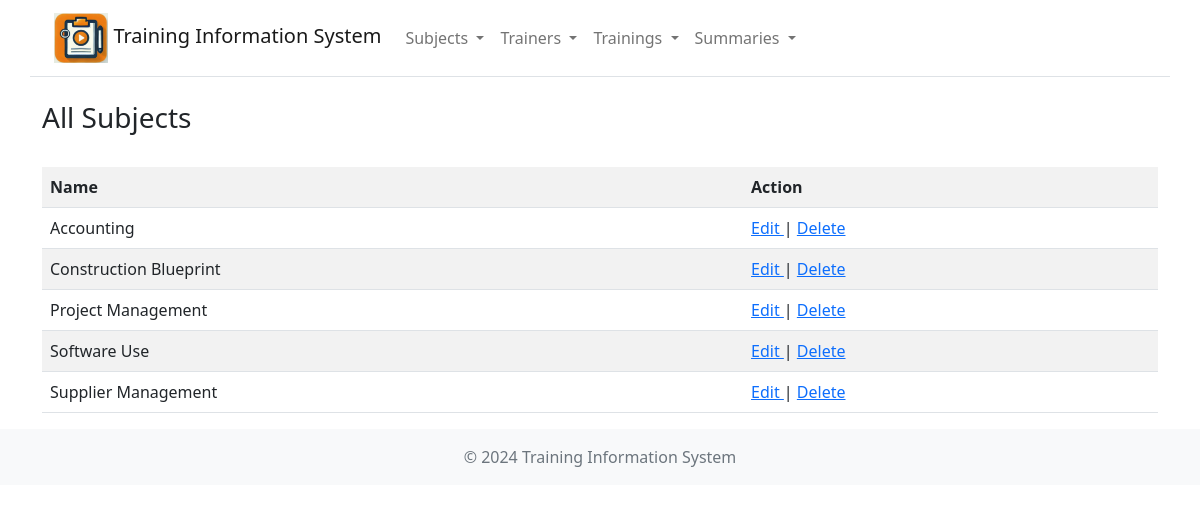
Page /subjects on the committed database.
### models.py (models this page shows)
class Subject(db.Model):
    __tablename__ = 'subject'
    subject_id = db.Column(db.Integer, primary_key=True)
    name = db.Column(db.String(90), nullable=False)
    trainings = db.relationship('Training', back_populates='subject')

### routes/subject_routes.py (the view)
@subject_bp.route('/subjects')
def subjects():
    subjects = Subject.query.all()
    return render_template('subjects.html', subjects=subjects)

### templates/subjects.html (shortened to what this page needs)
<!DOCTYPE html>
<html lang="en">
<head>
    <link href="/static/css/bootstrap/css/bootstrap.min.css" rel="stylesheet" />
    <link href="/static/css/bootstrap/font/bootstrap-icons.min.css" rel="stylesheet" />
</head>
<body>
    {% include 'navbar.html' %}
    <div class="container">
        <br />
        <h3>All Subjects</h3>
        <br />
        {% if subjects %}
            <table class='table table-striped table-hover'>
                <tr>
                    <th>Name</th>
                    <th>Action</th>
                </tr>
                {% for subject in subjects %}
                    <tr>
                        <td>{{ subject.name }}</td>
                        <td>
                            <a href="{{ url_for('subject.subject_edit', id=2) }}">
                                Edit
                            </a>
                            |
                            <a href="{{ url_for('subject.subject_delete', id=subject.subject_id) }}"
                               onclick="return confirm('Delete Subject [{{ subject.name }}]')">
                                Delete
                            </a>
                        </td>
                    </tr>
                {% endfor %}
            </table>
        {% else %}
            <p class="alert alert-danger">No Subjects found.</p>
        {% endif %}
    </div>
    {% include 'footer.html' %}
</body>
</html>

### rows in the picture
Subject: name "Accounting"
Subject: name "Construction Blueprint"
Subject: name "Project Management"
Subject: name "Software Use"
Subject: name "Supplier Management"
